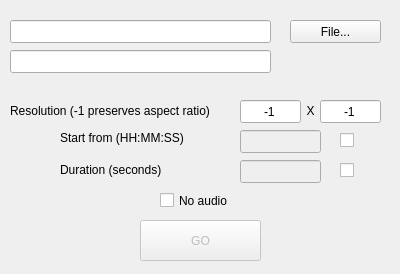
<?xml version="1.0" encoding="UTF-8"?>
<ui version="4.0">
 <class>MainWindow</class>
 <widget class="QMainWindow" name="MainWindow">
  <property name="geometry">
   <rect>
    <x>0</x>
    <y>0</y>
    <width>400</width>
    <height>274</height>
   </rect>
  </property>
  <property name="windowTitle">
   <string>webmc</string>
  </property>
  <widget class="QWidget" name="centralWidget">
   <widget class="QLineEdit" name="filein">
    <property name="geometry">
     <rect>
      <x>10</x>
      <y>20</y>
      <width>261</width>
      <height>23</height>
     </rect>
    </property>
   </widget>
   <widget class="QLineEdit" name="fileoutin">
    <property name="geometry">
     <rect>
      <x>10</x>
      <y>50</y>
      <width>261</width>
      <height>23</height>
     </rect>
    </property>
   </widget>
   <widget class="QPushButton" name="pushButton">
    <property name="geometry">
     <rect>
      <x>290</x>
      <y>20</y>
      <width>91</width>
      <height>23</height>
     </rect>
    </property>
    <property name="text">
     <string>File...</string>
    </property>
   </widget>
   <widget class="QLineEdit" name="widthin">
    <property name="geometry">
     <rect>
      <x>240</x>
      <y>100</y>
      <width>61</width>
      <height>23</height>
     </rect>
    </property>
    <property name="text">
     <string>-1</string>
    </property>
    <property name="alignment">
     <set>Qt::AlignCenter</set>
    </property>
   </widget>
   <widget class="QLineEdit" name="heightin">
    <property name="geometry">
     <rect>
      <x>320</x>
      <y>100</y>
      <width>61</width>
      <height>23</height>
     </rect>
    </property>
    <property name="text">
     <string>-1</string>
    </property>
    <property name="alignment">
     <set>Qt::AlignCenter</set>
    </property>
   </widget>
   <widget class="QLabel" name="label">
    <property name="geometry">
     <rect>
      <x>300</x>
      <y>100</y>
      <width>21</width>
      <height>21</height>
     </rect>
    </property>
    <property name="text">
     <string>X</string>
    </property>
    <property name="alignment">
     <set>Qt::AlignCenter</set>
    </property>
   </widget>
   <widget class="QCheckBox" name="mutebox">
    <property name="geometry">
     <rect>
      <x>160</x>
      <y>190</y>
      <width>151</width>
      <height>21</height>
     </rect>
    </property>
    <property name="text">
     <string>No audio</string>
    </property>
    <property name="checkable">
     <bool>true</bool>
    </property>
   </widget>
   <widget class="QLabel" name="label_2">
    <property name="geometry">
     <rect>
      <x>10</x>
      <y>100</y>
      <width>221</width>
      <height>21</height>
     </rect>
    </property>
    <property name="text">
     <string>Resolution (-1 preserves aspect ratio)</string>
    </property>
   </widget>
   <widget class="QPushButton" name="gobutton">
    <property name="enabled">
     <bool>false</bool>
    </property>
    <property name="geometry">
     <rect>
      <x>140</x>
      <y>220</y>
      <width>121</width>
      <height>41</height>
     </rect>
    </property>
    <property name="text">
     <string>GO</string>
    </property>
   </widget>
   <widget class="QLineEdit" name="startfrom">
    <property name="enabled">
     <bool>false</bool>
    </property>
    <property name="geometry">
     <rect>
      <x>240</x>
      <y>130</y>
      <width>81</width>
      <height>23</height>
     </rect>
    </property>
    <property name="alignment">
     <set>Qt::AlignCenter</set>
    </property>
   </widget>
   <widget class="QLineEdit" name="duration">
    <property name="enabled">
     <bool>false</bool>
    </property>
    <property name="geometry">
     <rect>
      <x>240</x>
      <y>160</y>
      <width>81</width>
      <height>23</height>
     </rect>
    </property>
    <property name="alignment">
     <set>Qt::AlignCenter</set>
    </property>
   </widget>
   <widget class="QCheckBox" name="startfromcheck">
    <property name="geometry">
     <rect>
      <x>340</x>
      <y>130</y>
      <width>16</width>
      <height>21</height>
     </rect>
    </property>
    <property name="text">
     <string/>
    </property>
   </widget>
   <widget class="QCheckBox" name="durationcheck">
    <property name="geometry">
     <rect>
      <x>340</x>
      <y>160</y>
      <width>16</width>
      <height>21</height>
     </rect>
    </property>
    <property name="text">
     <string/>
    </property>
   </widget>
   <widget class="QLabel" name="label_3">
    <property name="geometry">
     <rect>
      <x>60</x>
      <y>130</y>
      <width>151</width>
      <height>16</height>
     </rect>
    </property>
    <property name="text">
     <string>Start from (HH:MM:SS)</string>
    </property>
   </widget>
   <widget class="QLabel" name="label_4">
    <property name="geometry">
     <rect>
      <x>60</x>
      <y>160</y>
      <width>161</width>
      <height>20</height>
     </rect>
    </property>
    <property name="text">
     <string>Duration (seconds)</string>
    </property>
   </widget>
  </widget>
 </widget>
 <layoutdefault spacing="6" margin="11"/>
 <resources/>
 <connections/>
</ui>
